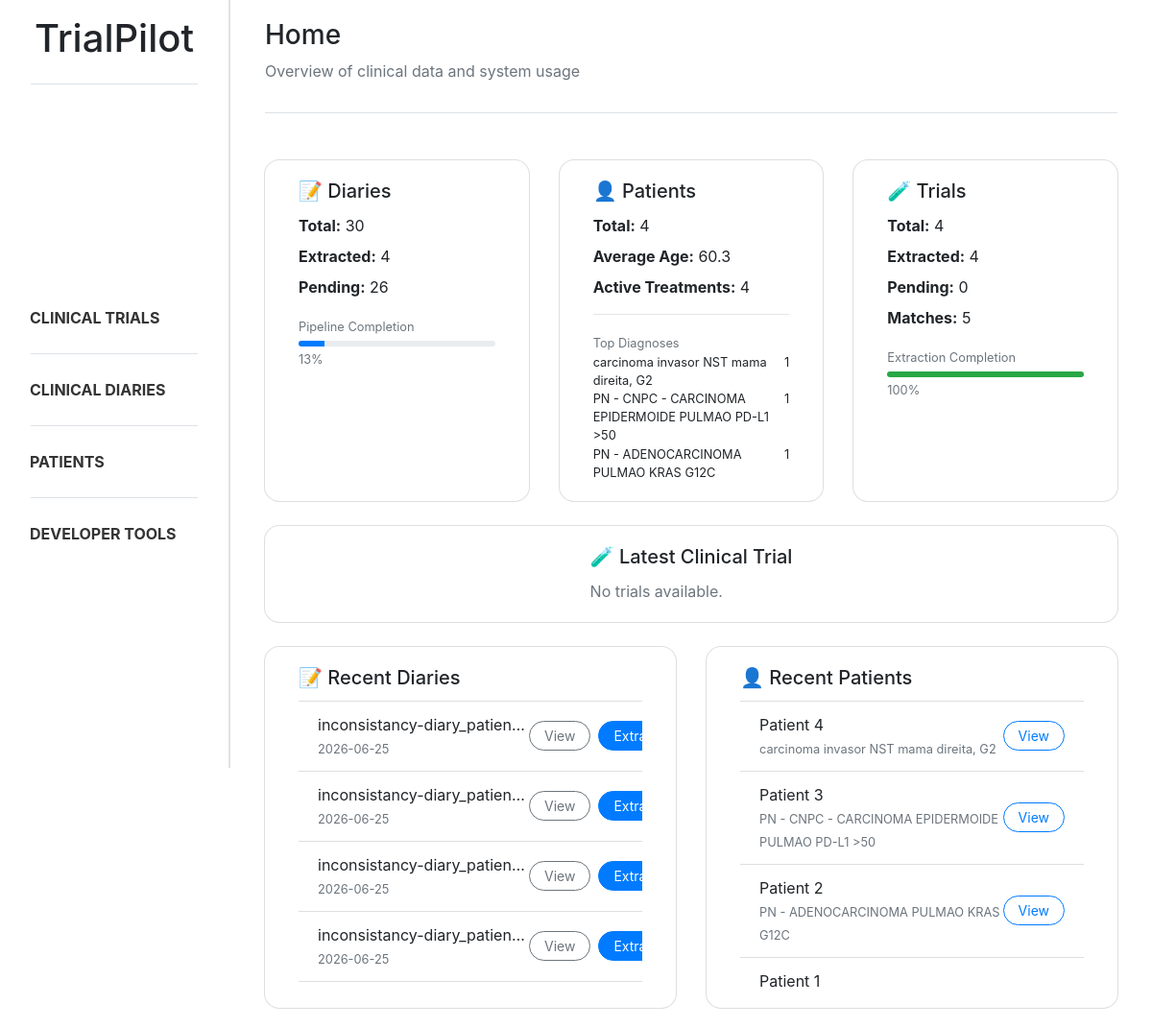
The page / on the database its author committed.
### trialpilot/models.py (models this page shows, shortened)
class Document(models.Model):
    class DocumentType(models.TextChoices):
        CLINICAL_DIARY = "diary", "Clinical Diary"
        CLINICAL_TRIAL = "trial", "Clinical Trial"
    title = models.CharField(max_length=255)
    type = models.CharField(max_length=20, choices=DocumentType.choices)
    extracted = models.BooleanField(default=False)
    created_at = models.DateTimeField(auto_now_add=True)
    updated_at = models.DateTimeField(auto_now=True)

class Patient_profile(models.Model):
    class GenderType(models.TextChoices):
        MALE = "male", "Male"
        FEMALE = "female", "Female"
    class pathologyGroupType(models.TextChoices):
        CABECAPESCOCO = "cabeca_pescoco", "Cabeça e Pescoço"
        DERMATOLOGIA = "dermatologia", "Dermatologia"
        DIGESTIVO = "digestivo", "Digestivo"
        GINECOLOGIA = "ginecologia", "Ginecologia"
        MAMA = "mama", "Mama"
        ONCOLOGIA_PEDIATRICA = "oncologia_pediatrica", "Oncologia Pediátrica"
        PELE = "pele", "Pele"
        PNEUMOLOGIA = "pneumologia", "Pneumologia"
        SNC = "snc", "Tumores do Sistema Nervoso Central"
        TNE = "tne", "Tumores Neuroendócrinos"
    document = models.ForeignKey(Document, on_delete=models.CASCADE, related_name="patient_profiles")
    age = models.IntegerField(null=True, blank=True)
    gender = models.CharField(max_length=10, choices=GenderType.choices, null=True, blank=True)
    ecog_ps = models.IntegerField(null=True, blank=True)
    diagnosis = models.CharField(max_length=255, null=True, blank=True)
    diagnosis_date = models.DateField(null=True, blank=True)
    molecular_status = models.CharField(max_length=255, null=True, blank=True)
    stage = models.CharField(max_length=50, null=True, blank=True)
    control = models.CharField(max_length=255, null=True, blank=True)
    created_at = models.DateTimeField(auto_now_add=True)
    pathology_group = models.CharField(max_length=255, null=True, blank=True, choices=pathologyGroupType.choices)

### trialpilot/views.py (the view)
# urls.py: path('', index, name='index'),
def index(request):
    n_diaries = Document.objects.filter(type=Document.DocumentType.CLINICAL_DIARY).count()
    n_diaries_extracted = Document.objects.filter(type=Document.DocumentType.CLINICAL_DIARY, extracted=True).count()
    n_diaries_pending = n_diaries - n_diaries_extracted
    diary_completion = (n_diaries_extracted / n_diaries * 100) if n_diaries > 0 else 0
    last_five_diaries = Document.objects.filter(type=Document.DocumentType.CLINICAL_DIARY, extracted=False).order_by("-created_at")[:5]
    n_patients = Patient_profile.objects.count()
    avg_age = Patient_profile.objects.aggregate(Avg('age'))['age__avg']
    top_diagnoses = (
        Patient_profile.objects.values('diagnosis')
        .annotate(count=Count('id'))
        .order_by('-count')[:3]
    )
    active_treatments = Treatment.objects.filter(end_date__isnull=True).count()
    last_five_patients = Patient_profile.objects.order_by('-created_at')[:5]
    n_trials = Document.objects.filter(type=Document.DocumentType.CLINICAL_TRIAL).count()
    n_trials_extracted = Document.objects.filter(type=Document.DocumentType.CLINICAL_TRIAL, extracted=True).count()
    n_trials_pending = n_trials - n_trials_extracted
    trial_completion = (n_trials_extracted / n_trials * 100) if n_trials > 0 else 0
    n_matches = Patient_trial_match.objects.count()
    last_trial = Document.objects.filter(type=Document.DocumentType.CLINICAL_TRIAL, extracted=False).order_by("-created_at").first()
    return render(request, 'trialpilot/index.html', {
        'n_diaries': n_diaries,
        'n_diaries_extracted': n_diaries_extracted,
        'n_diaries_pending': n_diaries_pending,
        'diary_completion': diary_completion,
        'last_five_diaries': last_five_diaries,
        'n_patients': n_patients,
        'avg_age': avg_age,
        'top_diagnoses': top_diagnoses,
        'active_treatments': active_treatments,
        'last_five_patients': last_five_patients,
        'n_trials': n_trials,
        'n_trials_extracted': n_trials_extracted,
        'n_trials_pending': n_trials_pending,
        'trial_completion': trial_completion,
        'n_matches': n_matches,
        'last_trial': last_trial
    })

### trialpilot/templates/trialpilot/index.html (shortened to what this page needs)
{% extends "trialpilot/base.html" %}
{% block content %}
<div class="d-flex flex-column mb-4 ml-3 mr-3">
    <div>
        <h3>Home</h3>
        <p class="text-muted">Overview of clinical data and system usage</p>
    </div>
    <div class="sidebar-divider mb-4"></div>
</div>
<div class="container mt-4">
    <div class="row g-4">
        <div class="col-md-4">
            <div class="card shadow-sm rounded-ui hover-card h-100">
                <div class="card-body">
                    <h5 class="card-title">📝 Diaries</h5>
                    <div class="mb-2">
                        <strong>Total:</strong> {{ n_diaries }}
                    </div>
                    <div class="mb-2">
                        <strong>Extracted:</strong> {{ n_diaries_extracted }}
                    </div>
                    <div class="mb-2">
                        <strong>Pending:</strong> {{ n_diaries_pending }}
                    </div>
                    <div class="mt-3">
                        <small class="text-muted">Pipeline Completion</small>
                        <div class="progress mt-1" style="height:6px;">
                            <div class="progress-bar" style="width: {{ diary_completion }}%">
                            </div>
                        </div>
                        <small class="text-muted">{{ diary_completion|floatformat:0 }}%</small>
                    </div>
                </div>
            </div>
        </div>
        <div class="col-md-4">
            <div class="card shadow-sm rounded-ui hover-card h-100">
                <div class="card-body">
                    <h5 class="card-title">👤 Patients</h5>
                    <div class="mb-2">
                        <strong>Total:</strong> {{ n_patients }}
                    </div>
                    <div class="mb-2">
                        <strong>Average Age:</strong> {{ avg_age|floatformat:1 }}
                    </div>
                    <div class="mb-2">
                        <strong>Active Treatments:</strong> {{ active_treatments }}
                    </div>
                    <hr>
                    <small class="text-muted">Top Diagnoses</small>
                    {% for diag in top_diagnoses %}
                    <div class="d-flex justify-content-between small">
                        <span>{{ diag.diagnosis }}</span>
                        <span>{{ diag.count }}</span>
                    </div>
                    {% endfor %}
                </div>
            </div>
        </div>
        <div class="col-md-4">
            <div class="card shadow-sm rounded-ui hover-card h-100">
                <div class="card-body">
                    <h5 class="card-title">🧪 Trials</h5>
                    <div class="mb-2">
                        <strong>Total:</strong> {{ n_trials }}
                    </div>
                    <div class="mb-2">
                        <strong>Extracted:</strong> {{ n_trials_extracted }}
                    </div>
                    <div class="mb-2">
                        <strong>Pending:</strong> {{ n_trials_pending }}
                    </div>
                    <div class="mb-2">
                        <strong>Matches:</strong> {{ n_matches }}
                    </div>
                    <div class="mt-3">
                        <small class="text-muted">Extraction Completion</small>
                        <div class="progress mt-1" style="height:6px;">
                            <div class="progress-bar bg-success" style="width: {{ trial_completion }}%">
                            </div>
                        </div>
                        <small class="text-muted">{{ trial_completion|floatformat:0 }}%</small>
                    </div>
                </div>
            </div>
        </div>
    </div>
    <div class="card shadow-sm mt-4 rounded-ui hover-card">
        <div class="card-body d-flex justify-content-between align-items-center">
            <div>
                <h5 class="card-title">🧪 Latest Clinical Trial</h5>
                {% if last_trial %}
                <p class="mb-1 truncate-text" title="{{ last_trial.title }}">{{ last_trial.title }}</p>
                <small class="text-muted">{{ last_trial.created_at|date:"Y-m-d" }}</small>
                {% else %}
                <p class="text-muted mb-0">No trials available.</p>
                {% endif %}
            </div>
        </div>
    </div>
    <div class="row mt-4 align-items-stretch">
        <div class="col-md-6 d-flex">
            <div class="card shadow-sm rounded-ui hover-card w-100">
                <div class="card-body">
                    <h5 class="card-title">📝 Recent Diaries</h5>
                    <ul class="list-group list-group-flush">
                        {% for d in last_five_diaries %}
                        <li class="list-group-item d-flex justify-content-between align-items-center">
                            <div>
                                <div class="truncate-text" title="{{ d.title }}">{{ d.title }}</div>
                                <small class="text-muted">{{ d.created_at|date:"Y-m-d" }}</small>
                            </div>
                            <div class="d-flex">
                                <a href="{% url 'diary_details' d.id %}"
                                    class="btn btn-outline-secondary btn-sm  mr-2 rounded-ui">
                                    View
                                </a>
                                <a href="{% url 'parameter_extraction' d.id %}"
                                    class="btn btn-primary btn-sm rounded-ui">
                                    Extract
                                </a>
                            </div>
                        </li>
                        {% empty %}
                        <li class="list-group-item">No diaries available.</li>
                        {% endfor %}
                    </ul>
                </div>
            </div>
        </div>
        <div class="col-md-6 d-flex">
            <div class="card shadow-sm rounded-ui hover-card w-100">
                <div class="card-body">
                    <h5 class="card-title">👤 Recent Patients</h5>
                    <ul class="list-group list-group-flush">
                        {% for p in last_five_patients %}
                        <li class="list-group-item d-flex justify-content-between align-items-center
                            patient-card-trigger" data-id="{{ p.id }}" data-age="{{ p.age }}"
                            data-ecog="{{ p.ecog_ps }}" data-diagnosis="{{ p.diagnosis }}"
                            data-date="{{ p.diagnosis_date }}" data-molecular="{{ p.molecular_status }}"
                            data-stage="{{ p.stage }}" data-control="{{ p.control }}" data-treatments='[
                            ]'>
                            <div>
                                <div>Patient {{ p.id }}</div>
                                <small class="text-muted">{{ p.diagnosis }}</small>
                            </div>
                            <div>
                                <button class="btn btn-outline-primary btn-sm view-patient-btn rounded-ui">
                                    View
                                </button>
                            </div>
                        </li>
                        {% empty %}
                        <li class="list-group-item">No patients available.</li>
                        {% endfor %}
                    </ul>
                </div>
            </div>
        </div>
    </div>
</div>
{% endblock %}

### static/css/style.css (style rules this page uses)
body { overflow-x: hidden; }
html, body { height: 100%; }
.sidebar-divider { height: 1px; background-color: #dee2e6; margin-bottom: 15px; margin-top: 15px; }
.rounded-ui { border-radius: 1rem !important; padding-left: 15px; padding-right: 15px; }
.hover-card { transition: all 0.2s ease-in-out; cursor: pointer; }
.card-body { display: flex; flex-direction: column; justify-content: center; }
.card-body { display: block; }
.truncate-text { max-width: 220px; white-space: nowrap; overflow: hidden; text-overflow: ellipsis; }
.card-body ul { max-height: 300px; overflow-y: auto; }

### rows shown on the page
Document: title "inconsistancy-diary_patien…", created_at "2026-06-25"
Document: title "inconsistancy-diary_patien…", created_at "2026-06-25"
Document: title "inconsistancy-diary_patien…", created_at "2026-06-25"
Document: title "inconsistancy-diary_patien…", created_at "2026-06-25"
Patient_profile: id "4", diagnosis "carcinoma invasor NST mama direita, G2"
Patient_profile: id "3", diagnosis "PN - CNPC - CARCINOMA EPIDERMOIDE PULMAO PD-L1 >50"
Patient_profile: id "2", diagnosis "PN - ADENOCARCINOMA PULMAO KRAS G12C"
Patient_profile: id "1"

### other values the page prints
{{ n_diaries }} "30"
{{ n_diaries_extracted }} "4"
{{ n_diaries_pending }} "26"
{{ diary_completion|floatformat:0 }} "13"
{{ n_patients }} "4"
{{ avg_age|floatformat:1 }} "60.3"
{{ active_treatments }} "4"
{{ diag.diagnosis }} "carcinoma invasor NST mama direita, G2" "PN - CNPC - CARCINOMA EPIDERMOIDE PULMAO PD-L1 >50" "PN - ADENOCARCINOMA PULMAO KRAS G12C"
{{ diag.count }} "1" "1" "1"
{{ n_trials }} "4"
{{ n_trials_extracted }} "4"
{{ n_trials_pending }} "0"
{{ n_matches }} "5"
{{ trial_completion|floatformat:0 }} "100"
